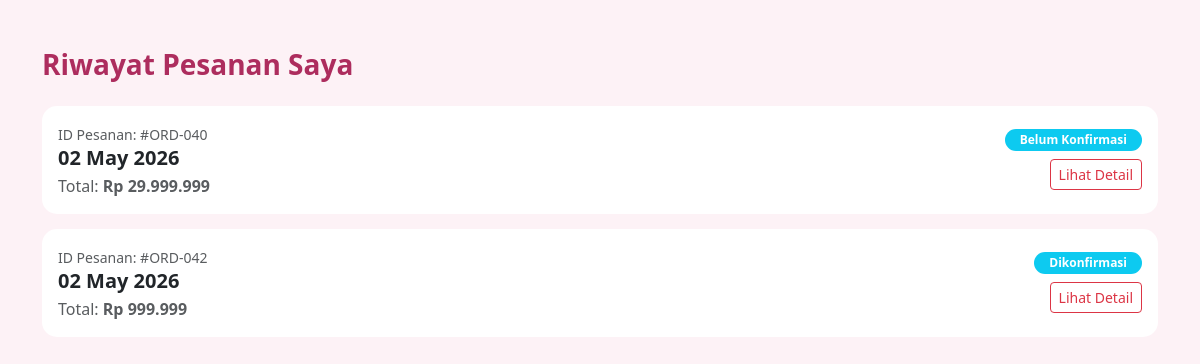
/pelanggan/riwayat.php (signed in), run on an earlier commit of the app's database.
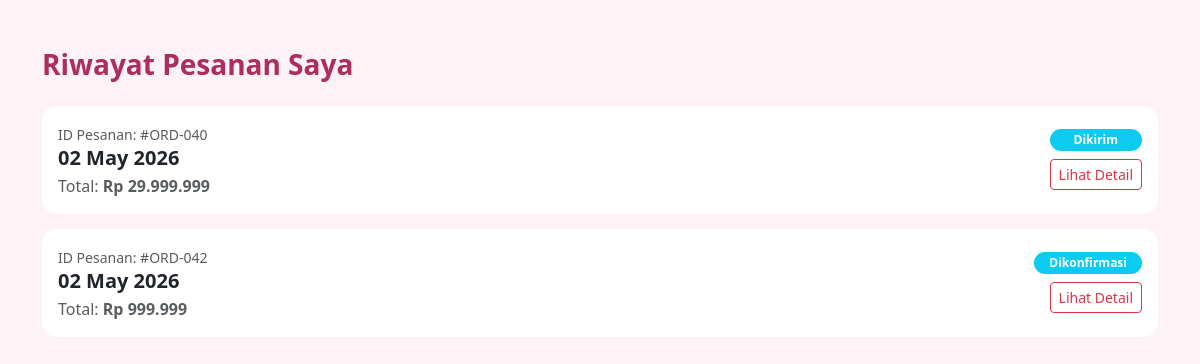
And on a later commit of the database.
### tables this page shows
CREATE TABLE `pembayaran` (
  `pembayaran_id` int(11) NOT NULL,
  `pesanan_id` int(11) DEFAULT NULL,
  `metode_pembayaran` varchar(50) DEFAULT NULL,
  `tanggal_pembayaran` date DEFAULT NULL,
  `waktu_pembayaran` time DEFAULT NULL,
  `total_pembayaran` decimal(15,2) DEFAULT NULL,
  `status_pembayaran` varchar(50) DEFAULT 'Belum Bayar',
  `jumlah_dp` decimal(15,2) DEFAULT 0.00,
  `status_dp` varchar(50) DEFAULT 'Belum Bayar',
  `tanggal_dp` date DEFAULT NULL,
  `waktu_dp` time DEFAULT NULL
);

CREATE TABLE `pesanan` (
  `pesanan_id` int(11) NOT NULL,
  `user_id` int(11) DEFAULT NULL,
  `tanggal_pesan` date DEFAULT NULL,
  `tanggal_acara` date DEFAULT NULL,
  `waktu_acara` time DEFAULT NULL,
  `alamat` text DEFAULT NULL,
  `no_handphone` varchar(15) DEFAULT NULL,
  `total_pesan` decimal(15,2) DEFAULT NULL,
  `status_pesanan` varchar(50) DEFAULT NULL,
  `catatan` text DEFAULT NULL
);

### pelanggan/riwayat.php (the view, shortened to what this page needs)
<?php
include 'koneksi.php';
$user_id = $_SESSION['user_id'];
$query = "SELECT p.*, pb.status_pembayaran, pb.status_dp
          FROM pesanan p
          LEFT JOIN pembayaran pb ON p.pesanan_id = pb.pesanan_id
          WHERE p.user_id = '$user_id'
          ORDER BY p.tanggal_pesan DESC";
$result = mysqli_query($conn, $query);
?>
<!DOCTYPE html>
<html lang="id">
<head>
    <link href="https://cdn.jsdelivr.net/npm/bootstrap@5.3.0/dist/css/bootstrap.min.css" rel="stylesheet">
</head>
<body>
<div class="container py-5">
    <h3 class="fw-bold mb-4" style="color: var(--primary-pink);">Riwayat Pesanan Saya</h3>
    <?php while($row = mysqli_fetch_assoc($result)): ?>
    <div class="card card-history p-3">
        <div class="d-flex justify-content-between align-items-center">
            <div>
                <small class="text-muted">ID Pesanan: #ORD-<?php echo str_pad($row['pesanan_id'], 3, '0', STR_PAD_LEFT); ?></small>
                <h5 class="fw-bold mb-1"><?php echo date('d M Y', strtotime($row['tanggal_pesan'])); ?></h5>
                <p class="mb-0 text-muted">Total: <strong>Rp <?php echo number_format($row['total_pesan'], 0, ',', '.'); ?></strong></p>
            </div>
            <div class="text-end">
                <span class="badge badge-status bg-info mb-2 d-block"><?php echo $row['status_pesanan']; ?></span>
                <a href="status.php?id=<?php echo $row['pesanan_id']; ?>" class="btn btn-sm btn-outline-danger">Lihat Detail</a>
            </div>
        </div>
    </div>
    <?php endwhile; ?>
</div>
</body>
</html>

### pelanggan/riwayat.php (style rules this page uses)
:root { --primary-pink: #ad2d5e; }
body { background: #fdf2f6; color: #2d2d2d; }
.card-history { border: none; border-radius: 15px; margin-bottom: 15px; transition: 0.3s; }
.badge-status { border-radius: 20px; padding: 5px 15px; font-size: 12px; }

What changed in the data, as far as the page shows it:
changed pembayaran: pesanan.status_pesanan "Belum Konfirmasi" → "Dikirim"
